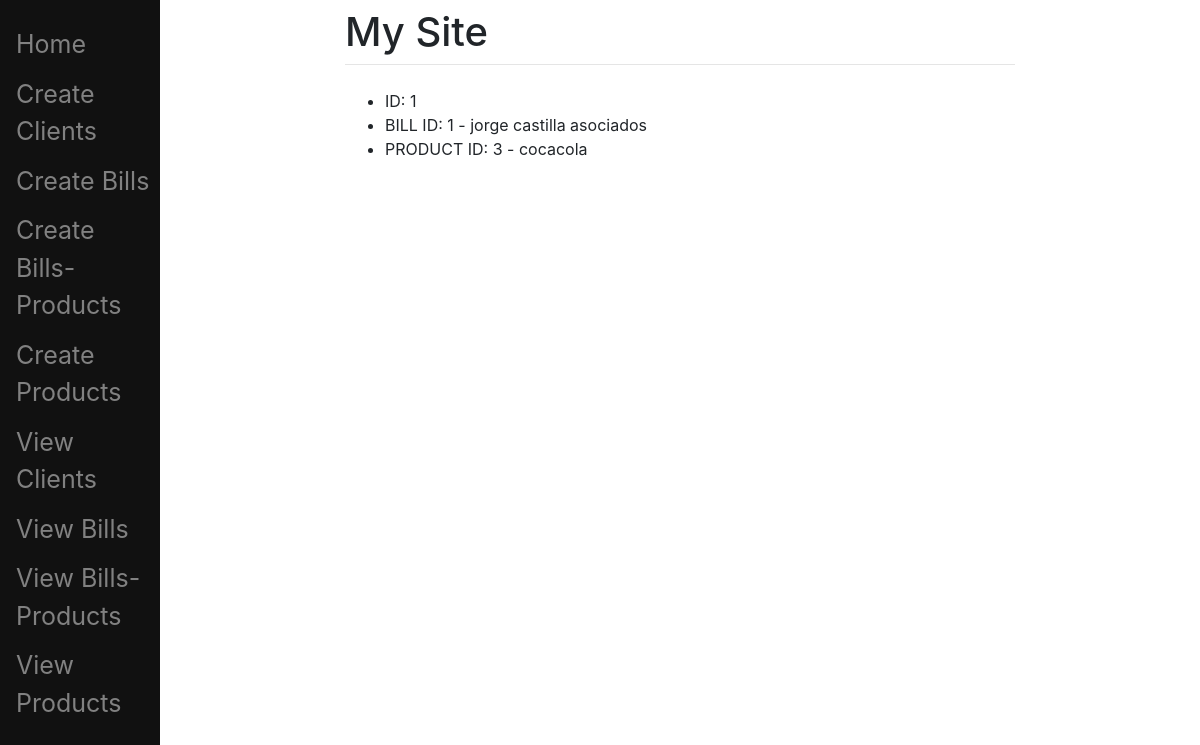
Before: /billproduct/all (signed in) with the older database file.
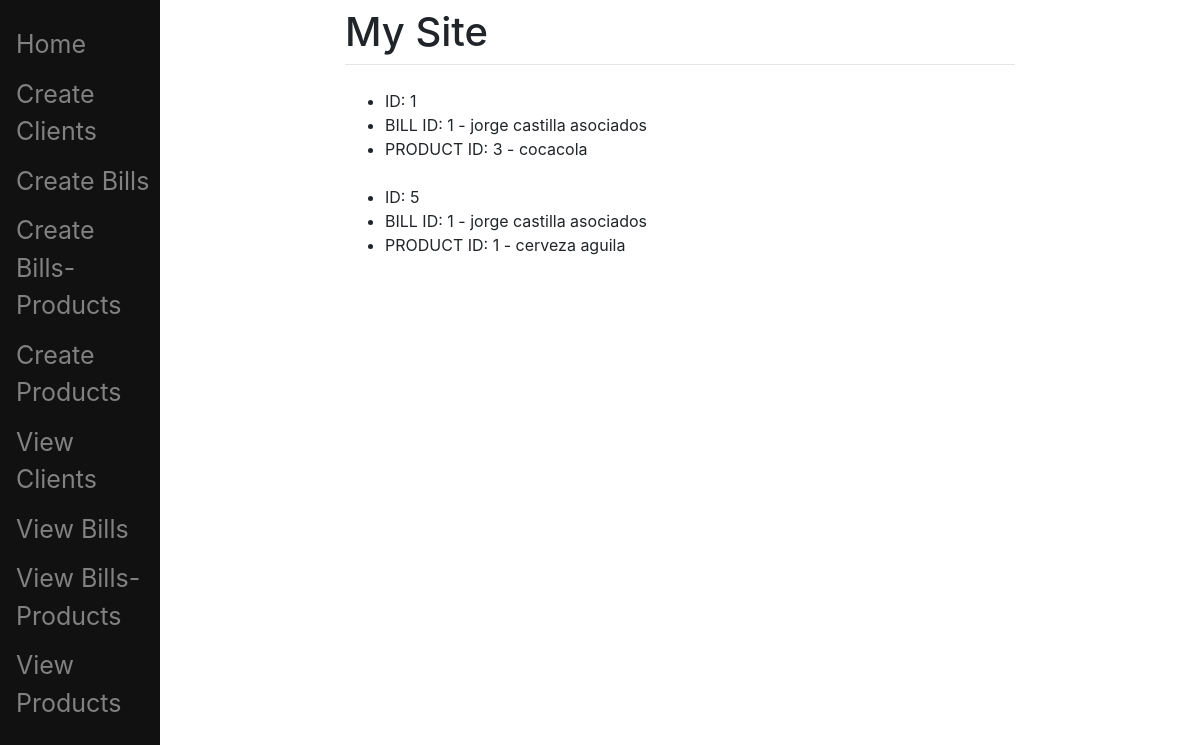
After: the same page with the newer database file.
### blog/models.py (models this page shows, shortened)
class Bills_Product(models.Model):
    id = models.PositiveIntegerField(primary_key = TRUE)
    bill_id = models.ForeignKey(Bill, on_delete=models.CASCADE)
    product_id = models.ForeignKey(Product, on_delete=models.CASCADE)

class Bill(models.Model):
    id = models.PositiveIntegerField(primary_key = TRUE)
    client_id = models.ForeignKey(Client, on_delete=models.CASCADE)
    company_name = models.CharField(max_length=50)
    nit = models.PositiveIntegerField()
    code = models.PositiveIntegerField()
    def __str__(self):
        return "%s - %s" % (self.id, self.company_name)

class Product(models.Model):
    id = models.PositiveIntegerField(primary_key = TRUE)
    name = models.CharField(max_length=50)
    description = models.TextField()
    attribute_4 = models.TextField()
    def __str__(self):
        return "%s - %s" % (self.id, self.name)

### pages/views.py (the view)
# urls.py: path('billproduct/all', views.all_bills_products_view, name='all bill_product'),
def all_bills_products_view(request,*args,**kwargs): #Contact page view
    bills_products = Bills_Product.objects.all()
    return render(request, "main/show_billproduct.html", {"bills_products":bills_products})

### templates/main/show_billproduct.html (shortened to what this page needs)
{% extends "main/base.html" %}
{% block content %}
	<ul>
		{% for bill_product in bills_products %}
            <li>ID: {{bill_product.id}}</li>
            <li>BILL ID: {{bill_product.bill_id}}</li>
            <li>PRODUCT ID: {{bill_product.product_id}}</li>
            <br>
		{% endfor %}
	</ul>
{% endblock %}

Changed rows visible on the page:
added Bills_Product: id "5", bill_id "1 - jorge castilla asociados", product_id "1 - cerveza aguila"
